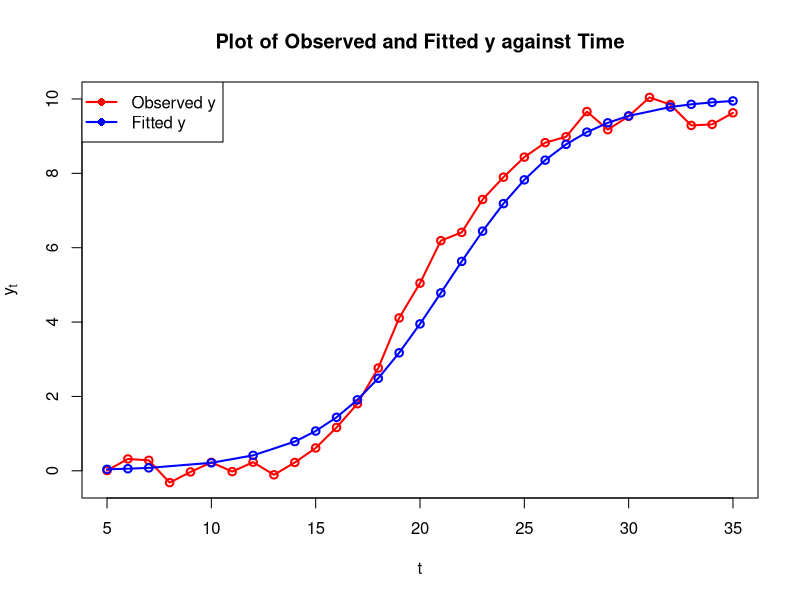

Here is the R script that generated this plot:
### "Improvements to nls()" - GSOC'21
## Medium

# test data

time <- c( 5,  6,  7,  8,  9, 10, 11, 12, 13, 14, 15, 16,
 17, 18, 19, 20, 21, 22, 23, 24, 25, 26, 27, 28, 29,
 30, 31, 32, 33, 34, 35)
y <- c( 0.0074203,  0.3188325,  0.2815891, -0.3171173, -0.0305409,  0.2266773,
  -0.0216102,  0.2319695, -0.1082007,  0.2246899,  0.6144181,  1.1655192,
  1.8038330,  2.7644418,  4.1104270,  5.0470456,  6.1896092,  6.4128618,
  7.2974793,  7.8965245,  8.4364991,  8.8252770,  8.9836204, 9.6607736,
  9.1746182,  9.5348823, 10.0421165,  9.8477874,  9.2886090,  9.3169916,
  9.6270209 )

# Plot observed y vs. time
plot(time,y,xlab="t",ylab=expression(y[t]),
main="Plot of Observed and Fitted y against Time",
lwd=2,col="red",type="o")

# clean the data
time <- time[y>=0]
y <- y[y>=0]

# Approximate estimation of a,b,c 

# approximate value of a
a<-max(y)

# approximate value of b
b <- a/y[1]-1

# approximate value of c

time<-time[y!=a]
y<-y[y!=a]

c<-log( (b*y)/(a-y) )/time
#c<-mean(c[-length(c)])
c<-mean(c)
# plot of fitted y values
lines(time, a/(1+b*exp(-c*time)),type="o",lwd=2,col="blue")
legend("topleft",legend=c("Observed y","Fitted y"),
col=c("red","blue"),lwd=2,,pch=16)

# print a,b,c
print(a)
print(b)
print(c)
